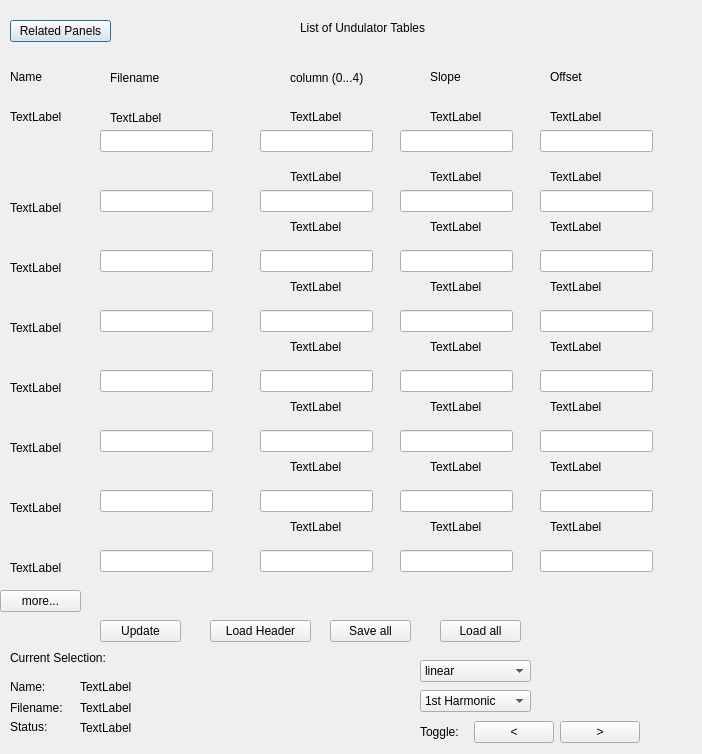
<?xml version="1.0" encoding="UTF-8"?>
<ui version="4.0">
 <class>selectDialog</class>
 <widget class="QDialog" name="selectDialog">
  <property name="geometry">
   <rect>
    <x>0</x>
    <y>0</y>
    <width>702</width>
    <height>754</height>
   </rect>
  </property>
  <property name="windowTitle">
   <string>Dialog</string>
  </property>
  <widget class="QLabel" name="label">
   <property name="geometry">
    <rect>
     <x>300</x>
     <y>20</y>
     <width>161</width>
     <height>16</height>
    </rect>
   </property>
   <property name="text">
    <string>List of Undulator Tables</string>
   </property>
  </widget>
  <widget class="QPushButton" name="pushButton">
   <property name="geometry">
    <rect>
     <x>10</x>
     <y>20</y>
     <width>101</width>
     <height>22</height>
    </rect>
   </property>
   <property name="text">
    <string>Related Panels</string>
   </property>
  </widget>
  <widget class="QLabel" name="label_2">
   <property name="geometry">
    <rect>
     <x>10</x>
     <y>70</y>
     <width>59</width>
     <height>14</height>
    </rect>
   </property>
   <property name="text">
    <string>Name</string>
   </property>
  </widget>
  <widget class="QLabel" name="label_3">
   <property name="geometry">
    <rect>
     <x>110</x>
     <y>70</y>
     <width>71</width>
     <height>16</height>
    </rect>
   </property>
   <property name="text">
    <string>Filename</string>
   </property>
  </widget>
  <widget class="QLabel" name="label_4">
   <property name="geometry">
    <rect>
     <x>290</x>
     <y>70</y>
     <width>91</width>
     <height>16</height>
    </rect>
   </property>
   <property name="text">
    <string>column (0...4)</string>
   </property>
  </widget>
  <widget class="QLabel" name="label_5">
   <property name="geometry">
    <rect>
     <x>430</x>
     <y>70</y>
     <width>59</width>
     <height>14</height>
    </rect>
   </property>
   <property name="text">
    <string>Slope</string>
   </property>
  </widget>
  <widget class="QLabel" name="label_6">
   <property name="geometry">
    <rect>
     <x>550</x>
     <y>70</y>
     <width>59</width>
     <height>14</height>
    </rect>
   </property>
   <property name="text">
    <string>Offset</string>
   </property>
  </widget>
  <widget class="QCALabel" name="label_7">
   <property name="geometry">
    <rect>
     <x>10</x>
     <y>110</y>
     <width>59</width>
     <height>14</height>
    </rect>
   </property>
   <property name="text">
    <string>TextLabel</string>
   </property>
   <property name="pv" stdset="0">
    <string>u411pgm1:idComment0</string>
   </property>
  </widget>
  <widget class="QCALabel" name="label_8">
   <property name="geometry">
    <rect>
     <x>110</x>
     <y>110</y>
     <width>161</width>
     <height>16</height>
    </rect>
   </property>
   <property name="text">
    <string>TextLabel</string>
   </property>
   <property name="pv" stdset="0">
    <string>u411pgm1:idName0</string>
   </property>
  </widget>
  <widget class="QCALabel" name="label_9">
   <property name="geometry">
    <rect>
     <x>290</x>
     <y>110</y>
     <width>59</width>
     <height>14</height>
    </rect>
   </property>
   <property name="text">
    <string>TextLabel</string>
   </property>
   <property name="pv" stdset="0">
    <string>u411pgm1:idHarmonic0</string>
   </property>
  </widget>
  <widget class="QCALabel" name="label_10">
   <property name="geometry">
    <rect>
     <x>430</x>
     <y>110</y>
     <width>59</width>
     <height>14</height>
    </rect>
   </property>
   <property name="text">
    <string>TextLabel</string>
   </property>
   <property name="pv" stdset="0">
    <string>u411pgm1:idSlope0</string>
   </property>
  </widget>
  <widget class="QCALabel" name="label_11">
   <property name="geometry">
    <rect>
     <x>550</x>
     <y>110</y>
     <width>59</width>
     <height>14</height>
    </rect>
   </property>
   <property name="text">
    <string>TextLabel</string>
   </property>
   <property name="pv" stdset="0">
    <string>u411pgm1:idOffset0</string>
   </property>
  </widget>
  <widget class="QCALabel" name="label_12">
   <property name="geometry">
    <rect>
     <x>10</x>
     <y>200</y>
     <width>81</width>
     <height>16</height>
    </rect>
   </property>
   <property name="text">
    <string>TextLabel</string>
   </property>
   <property name="pv" stdset="0">
    <string>u411pgm1:idComment1</string>
   </property>
  </widget>
  <widget class="QLineEdit" name="lineEdit">
   <property name="geometry">
    <rect>
     <x>100</x>
     <y>130</y>
     <width>113</width>
     <height>22</height>
    </rect>
   </property>
  </widget>
  <widget class="QLineEdit" name="lineEdit_2">
   <property name="geometry">
    <rect>
     <x>260</x>
     <y>130</y>
     <width>113</width>
     <height>22</height>
    </rect>
   </property>
  </widget>
  <widget class="QLineEdit" name="lineEdit_3">
   <property name="geometry">
    <rect>
     <x>400</x>
     <y>130</y>
     <width>113</width>
     <height>22</height>
    </rect>
   </property>
  </widget>
  <widget class="QLineEdit" name="lineEdit_4">
   <property name="geometry">
    <rect>
     <x>540</x>
     <y>130</y>
     <width>113</width>
     <height>22</height>
    </rect>
   </property>
  </widget>
  <widget class="QCALabel" name="label_13">
   <property name="geometry">
    <rect>
     <x>290</x>
     <y>170</y>
     <width>59</width>
     <height>14</height>
    </rect>
   </property>
   <property name="text">
    <string>TextLabel</string>
   </property>
   <property name="pv" stdset="0">
    <string>u411pgm1:idHarmonic1</string>
   </property>
  </widget>
  <widget class="QCALabel" name="label_14">
   <property name="geometry">
    <rect>
     <x>430</x>
     <y>170</y>
     <width>59</width>
     <height>14</height>
    </rect>
   </property>
   <property name="text">
    <string>TextLabel</string>
   </property>
   <property name="pv" stdset="0">
    <string>u411pgm1:idSlope1</string>
   </property>
  </widget>
  <widget class="QCALabel" name="label_15">
   <property name="geometry">
    <rect>
     <x>550</x>
     <y>170</y>
     <width>59</width>
     <height>14</height>
    </rect>
   </property>
   <property name="text">
    <string>TextLabel</string>
   </property>
   <property name="pv" stdset="0">
    <string>u411pgm1:idOffset1</string>
   </property>
  </widget>
  <widget class="QLineEdit" name="lineEdit_5">
   <property name="geometry">
    <rect>
     <x>100</x>
     <y>190</y>
     <width>113</width>
     <height>22</height>
    </rect>
   </property>
  </widget>
  <widget class="QCALabel" name="label_16">
   <property name="geometry">
    <rect>
     <x>10</x>
     <y>260</y>
     <width>81</width>
     <height>16</height>
    </rect>
   </property>
   <property name="text">
    <string>TextLabel</string>
   </property>
   <property name="pv" stdset="0">
    <string>u411pgm1:idComment2</string>
   </property>
  </widget>
  <widget class="QCALabel" name="label_17">
   <property name="geometry">
    <rect>
     <x>290</x>
     <y>220</y>
     <width>59</width>
     <height>14</height>
    </rect>
   </property>
   <property name="text">
    <string>TextLabel</string>
   </property>
   <property name="pv" stdset="0">
    <string>u411pgm1:idHarmonic2</string>
   </property>
  </widget>
  <widget class="QCALabel" name="label_18">
   <property name="geometry">
    <rect>
     <x>550</x>
     <y>220</y>
     <width>59</width>
     <height>14</height>
    </rect>
   </property>
   <property name="text">
    <string>TextLabel</string>
   </property>
   <property name="pv" stdset="0">
    <string>u411pgm1:idOffset2</string>
   </property>
  </widget>
  <widget class="QLineEdit" name="lineEdit_6">
   <property name="geometry">
    <rect>
     <x>100</x>
     <y>250</y>
     <width>113</width>
     <height>22</height>
    </rect>
   </property>
  </widget>
  <widget class="QCALabel" name="label_19">
   <property name="geometry">
    <rect>
     <x>430</x>
     <y>220</y>
     <width>59</width>
     <height>14</height>
    </rect>
   </property>
   <property name="text">
    <string>TextLabel</string>
   </property>
   <property name="pv" stdset="0">
    <string>u411pgm1:idSlope2</string>
   </property>
  </widget>
  <widget class="QLineEdit" name="lineEdit_7">
   <property name="geometry">
    <rect>
     <x>260</x>
     <y>190</y>
     <width>113</width>
     <height>22</height>
    </rect>
   </property>
  </widget>
  <widget class="QLineEdit" name="lineEdit_8">
   <property name="geometry">
    <rect>
     <x>400</x>
     <y>190</y>
     <width>113</width>
     <height>22</height>
    </rect>
   </property>
  </widget>
  <widget class="QLineEdit" name="lineEdit_9">
   <property name="geometry">
    <rect>
     <x>540</x>
     <y>190</y>
     <width>113</width>
     <height>22</height>
    </rect>
   </property>
  </widget>
  <widget class="QLineEdit" name="lineEdit_10">
   <property name="geometry">
    <rect>
     <x>260</x>
     <y>250</y>
     <width>113</width>
     <height>22</height>
    </rect>
   </property>
  </widget>
  <widget class="QLineEdit" name="lineEdit_11">
   <property name="geometry">
    <rect>
     <x>400</x>
     <y>250</y>
     <width>113</width>
     <height>22</height>
    </rect>
   </property>
  </widget>
  <widget class="QLineEdit" name="lineEdit_12">
   <property name="geometry">
    <rect>
     <x>540</x>
     <y>250</y>
     <width>113</width>
     <height>22</height>
    </rect>
   </property>
  </widget>
  <widget class="QLineEdit" name="lineEdit_13">
   <property name="geometry">
    <rect>
     <x>100</x>
     <y>310</y>
     <width>113</width>
     <height>22</height>
    </rect>
   </property>
  </widget>
  <widget class="QLineEdit" name="lineEdit_14">
   <property name="geometry">
    <rect>
     <x>540</x>
     <y>310</y>
     <width>113</width>
     <height>22</height>
    </rect>
   </property>
  </widget>
  <widget class="QLineEdit" name="lineEdit_15">
   <property name="geometry">
    <rect>
     <x>260</x>
     <y>310</y>
     <width>113</width>
     <height>22</height>
    </rect>
   </property>
  </widget>
  <widget class="QCALabel" name="label_20">
   <property name="geometry">
    <rect>
     <x>10</x>
     <y>320</y>
     <width>81</width>
     <height>16</height>
    </rect>
   </property>
   <property name="text">
    <string>TextLabel</string>
   </property>
   <property name="pv" stdset="0">
    <string>u411pgm1:idComment3</string>
   </property>
  </widget>
  <widget class="QLineEdit" name="lineEdit_16">
   <property name="geometry">
    <rect>
     <x>400</x>
     <y>310</y>
     <width>113</width>
     <height>22</height>
    </rect>
   </property>
  </widget>
  <widget class="QLineEdit" name="lineEdit_17">
   <property name="geometry">
    <rect>
     <x>100</x>
     <y>370</y>
     <width>113</width>
     <height>22</height>
    </rect>
   </property>
  </widget>
  <widget class="QLineEdit" name="lineEdit_18">
   <property name="geometry">
    <rect>
     <x>540</x>
     <y>370</y>
     <width>113</width>
     <height>22</height>
    </rect>
   </property>
  </widget>
  <widget class="QLineEdit" name="lineEdit_19">
   <property name="geometry">
    <rect>
     <x>260</x>
     <y>370</y>
     <width>113</width>
     <height>22</height>
    </rect>
   </property>
  </widget>
  <widget class="QCALabel" name="label_21">
   <property name="geometry">
    <rect>
     <x>10</x>
     <y>380</y>
     <width>81</width>
     <height>16</height>
    </rect>
   </property>
   <property name="text">
    <string>TextLabel</string>
   </property>
   <property name="pv" stdset="0">
    <string>u411pgm1:idComment4</string>
   </property>
  </widget>
  <widget class="QLineEdit" name="lineEdit_20">
   <property name="geometry">
    <rect>
     <x>400</x>
     <y>370</y>
     <width>113</width>
     <height>22</height>
    </rect>
   </property>
  </widget>
  <widget class="QLineEdit" name="lineEdit_21">
   <property name="geometry">
    <rect>
     <x>100</x>
     <y>430</y>
     <width>113</width>
     <height>22</height>
    </rect>
   </property>
  </widget>
  <widget class="QLineEdit" name="lineEdit_22">
   <property name="geometry">
    <rect>
     <x>540</x>
     <y>430</y>
     <width>113</width>
     <height>22</height>
    </rect>
   </property>
  </widget>
  <widget class="QLineEdit" name="lineEdit_23">
   <property name="geometry">
    <rect>
     <x>260</x>
     <y>430</y>
     <width>113</width>
     <height>22</height>
    </rect>
   </property>
  </widget>
  <widget class="QCALabel" name="label_22">
   <property name="geometry">
    <rect>
     <x>10</x>
     <y>440</y>
     <width>81</width>
     <height>16</height>
    </rect>
   </property>
   <property name="text">
    <string>TextLabel</string>
   </property>
   <property name="pv" stdset="0">
    <string>u411pgm1:idComment5</string>
   </property>
  </widget>
  <widget class="QLineEdit" name="lineEdit_24">
   <property name="geometry">
    <rect>
     <x>400</x>
     <y>430</y>
     <width>113</width>
     <height>22</height>
    </rect>
   </property>
  </widget>
  <widget class="QLineEdit" name="lineEdit_25">
   <property name="geometry">
    <rect>
     <x>100</x>
     <y>490</y>
     <width>113</width>
     <height>22</height>
    </rect>
   </property>
  </widget>
  <widget class="QLineEdit" name="lineEdit_26">
   <property name="geometry">
    <rect>
     <x>540</x>
     <y>490</y>
     <width>113</width>
     <height>22</height>
    </rect>
   </property>
  </widget>
  <widget class="QLineEdit" name="lineEdit_27">
   <property name="geometry">
    <rect>
     <x>260</x>
     <y>490</y>
     <width>113</width>
     <height>22</height>
    </rect>
   </property>
  </widget>
  <widget class="QCALabel" name="label_23">
   <property name="geometry">
    <rect>
     <x>10</x>
     <y>500</y>
     <width>81</width>
     <height>16</height>
    </rect>
   </property>
   <property name="text">
    <string>TextLabel</string>
   </property>
   <property name="pv" stdset="0">
    <string>u411pgm1:idComment6</string>
   </property>
  </widget>
  <widget class="QLineEdit" name="lineEdit_28">
   <property name="geometry">
    <rect>
     <x>400</x>
     <y>490</y>
     <width>113</width>
     <height>22</height>
    </rect>
   </property>
  </widget>
  <widget class="QLineEdit" name="lineEdit_29">
   <property name="geometry">
    <rect>
     <x>100</x>
     <y>550</y>
     <width>113</width>
     <height>22</height>
    </rect>
   </property>
  </widget>
  <widget class="QLineEdit" name="lineEdit_30">
   <property name="geometry">
    <rect>
     <x>540</x>
     <y>550</y>
     <width>113</width>
     <height>22</height>
    </rect>
   </property>
  </widget>
  <widget class="QLineEdit" name="lineEdit_31">
   <property name="geometry">
    <rect>
     <x>260</x>
     <y>550</y>
     <width>113</width>
     <height>22</height>
    </rect>
   </property>
  </widget>
  <widget class="QCALabel" name="label_24">
   <property name="geometry">
    <rect>
     <x>10</x>
     <y>560</y>
     <width>81</width>
     <height>16</height>
    </rect>
   </property>
   <property name="text">
    <string>TextLabel</string>
   </property>
   <property name="pv" stdset="0">
    <string>u411pgm1:idComment7</string>
   </property>
  </widget>
  <widget class="QLineEdit" name="lineEdit_32">
   <property name="geometry">
    <rect>
     <x>400</x>
     <y>550</y>
     <width>113</width>
     <height>22</height>
    </rect>
   </property>
  </widget>
  <widget class="QCALabel" name="label_25">
   <property name="geometry">
    <rect>
     <x>430</x>
     <y>280</y>
     <width>59</width>
     <height>14</height>
    </rect>
   </property>
   <property name="text">
    <string>TextLabel</string>
   </property>
   <property name="pv" stdset="0">
    <string>u411pgm1:idSlope3</string>
   </property>
  </widget>
  <widget class="QCALabel" name="label_26">
   <property name="geometry">
    <rect>
     <x>550</x>
     <y>280</y>
     <width>59</width>
     <height>14</height>
    </rect>
   </property>
   <property name="text">
    <string>TextLabel</string>
   </property>
   <property name="pv" stdset="0">
    <string>u411pgm1:idOffset3</string>
   </property>
  </widget>
  <widget class="QCALabel" name="label_27">
   <property name="geometry">
    <rect>
     <x>290</x>
     <y>280</y>
     <width>59</width>
     <height>14</height>
    </rect>
   </property>
   <property name="text">
    <string>TextLabel</string>
   </property>
   <property name="pv" stdset="0">
    <string>u411pgm1:idHarmonic3</string>
   </property>
  </widget>
  <widget class="QCALabel" name="label_28">
   <property name="geometry">
    <rect>
     <x>430</x>
     <y>340</y>
     <width>59</width>
     <height>14</height>
    </rect>
   </property>
   <property name="text">
    <string>TextLabel</string>
   </property>
   <property name="pv" stdset="0">
    <string>u411pgm1:idSlope4</string>
   </property>
  </widget>
  <widget class="QCALabel" name="label_29">
   <property name="geometry">
    <rect>
     <x>550</x>
     <y>340</y>
     <width>59</width>
     <height>14</height>
    </rect>
   </property>
   <property name="text">
    <string>TextLabel</string>
   </property>
   <property name="pv" stdset="0">
    <string>u411pgm1:idOffset4</string>
   </property>
  </widget>
  <widget class="QCALabel" name="label_30">
   <property name="geometry">
    <rect>
     <x>290</x>
     <y>340</y>
     <width>59</width>
     <height>14</height>
    </rect>
   </property>
   <property name="text">
    <string>TextLabel</string>
   </property>
   <property name="pv" stdset="0">
    <string>u411pgm1:idHarmonic4</string>
   </property>
  </widget>
  <widget class="QCALabel" name="label_31">
   <property name="geometry">
    <rect>
     <x>430</x>
     <y>400</y>
     <width>59</width>
     <height>14</height>
    </rect>
   </property>
   <property name="text">
    <string>TextLabel</string>
   </property>
   <property name="pv" stdset="0">
    <string>u411pgm1:idSlope5</string>
   </property>
  </widget>
  <widget class="QCALabel" name="label_32">
   <property name="geometry">
    <rect>
     <x>550</x>
     <y>400</y>
     <width>59</width>
     <height>14</height>
    </rect>
   </property>
   <property name="text">
    <string>TextLabel</string>
   </property>
   <property name="pv" stdset="0">
    <string>u411pgm1:idOffset5</string>
   </property>
  </widget>
  <widget class="QCALabel" name="label_33">
   <property name="geometry">
    <rect>
     <x>290</x>
     <y>400</y>
     <width>59</width>
     <height>14</height>
    </rect>
   </property>
   <property name="text">
    <string>TextLabel</string>
   </property>
   <property name="pv" stdset="0">
    <string>u411pgm1:idHarmonic5</string>
   </property>
  </widget>
  <widget class="QCALabel" name="label_34">
   <property name="geometry">
    <rect>
     <x>430</x>
     <y>460</y>
     <width>59</width>
     <height>14</height>
    </rect>
   </property>
   <property name="text">
    <string>TextLabel</string>
   </property>
   <property name="pv" stdset="0">
    <string>u411pgm1:idSlope6</string>
   </property>
  </widget>
  <widget class="QCALabel" name="label_35">
   <property name="geometry">
    <rect>
     <x>550</x>
     <y>460</y>
     <width>59</width>
     <height>14</height>
    </rect>
   </property>
   <property name="text">
    <string>TextLabel</string>
   </property>
   <property name="pv" stdset="0">
    <string>u411pgm1:idOffset6</string>
   </property>
  </widget>
  <widget class="QCALabel" name="label_36">
   <property name="geometry">
    <rect>
     <x>290</x>
     <y>460</y>
     <width>59</width>
     <height>14</height>
    </rect>
   </property>
   <property name="text">
    <string>TextLabel</string>
   </property>
   <property name="pv" stdset="0">
    <string>u411pgm1:idHarmonic6</string>
   </property>
  </widget>
  <widget class="QCALabel" name="label_37">
   <property name="geometry">
    <rect>
     <x>430</x>
     <y>520</y>
     <width>59</width>
     <height>14</height>
    </rect>
   </property>
   <property name="text">
    <string>TextLabel</string>
   </property>
   <property name="pv" stdset="0">
    <string>u411pgm1:idSlope7</string>
   </property>
  </widget>
  <widget class="QCALabel" name="label_38">
   <property name="geometry">
    <rect>
     <x>550</x>
     <y>520</y>
     <width>59</width>
     <height>14</height>
    </rect>
   </property>
   <property name="text">
    <string>TextLabel</string>
   </property>
   <property name="pv" stdset="0">
    <string>u411pgm1:idOffset7</string>
   </property>
  </widget>
  <widget class="QCALabel" name="label_39">
   <property name="geometry">
    <rect>
     <x>290</x>
     <y>520</y>
     <width>59</width>
     <height>14</height>
    </rect>
   </property>
   <property name="text">
    <string>TextLabel</string>
   </property>
   <property name="pv" stdset="0">
    <string>u411pgm1:idHarmonic7</string>
   </property>
  </widget>
  <widget class="QPushButton" name="pushButton_2">
   <property name="geometry">
    <rect>
     <x>0</x>
     <y>590</y>
     <width>81</width>
     <height>22</height>
    </rect>
   </property>
   <property name="text">
    <string>more...</string>
   </property>
  </widget>
  <widget class="QCAPushButton" name="pushButton_3">
   <property name="geometry">
    <rect>
     <x>100</x>
     <y>620</y>
     <width>81</width>
     <height>22</height>
    </rect>
   </property>
   <property name="text">
    <string>Update</string>
   </property>
   <property name="pv" stdset="0">
    <string>u411pgm1:idupname1</string>
   </property>
  </widget>
  <widget class="QCAPushButton" name="pushButton_4">
   <property name="geometry">
    <rect>
     <x>210</x>
     <y>620</y>
     <width>101</width>
     <height>22</height>
    </rect>
   </property>
   <property name="text">
    <string>Load Header</string>
   </property>
   <property name="pv" stdset="0">
    <string>u411pgm1:idSelectLoad</string>
   </property>
  </widget>
  <widget class="QCAPushButton" name="pushButton_5">
   <property name="geometry">
    <rect>
     <x>330</x>
     <y>620</y>
     <width>81</width>
     <height>22</height>
    </rect>
   </property>
   <property name="text">
    <string>Save all</string>
   </property>
   <property name="pv" stdset="0">
    <string>u411pgm1:loIdConfig</string>
   </property>
  </widget>
  <widget class="QCAPushButton" name="pushButton_6">
   <property name="geometry">
    <rect>
     <x>440</x>
     <y>620</y>
     <width>81</width>
     <height>22</height>
    </rect>
   </property>
   <property name="text">
    <string>Load all</string>
   </property>
   <property name="pv" stdset="0">
    <string>u411pgm1:idSelectLoad</string>
   </property>
  </widget>
  <widget class="QLabel" name="label_40">
   <property name="geometry">
    <rect>
     <x>10</x>
     <y>650</y>
     <width>121</width>
     <height>16</height>
    </rect>
   </property>
   <property name="text">
    <string>Current Selection:</string>
   </property>
  </widget>
  <widget class="QLabel" name="label_41">
   <property name="geometry">
    <rect>
     <x>10</x>
     <y>680</y>
     <width>59</width>
     <height>14</height>
    </rect>
   </property>
   <property name="text">
    <string>Name:</string>
   </property>
  </widget>
  <widget class="QCALabel" name="label_42">
   <property name="geometry">
    <rect>
     <x>80</x>
     <y>680</y>
     <width>59</width>
     <height>14</height>
    </rect>
   </property>
   <property name="text">
    <string>TextLabel</string>
   </property>
   <property name="pv" stdset="0">
    <string>u411pgm1:idMbbiIndex</string>
   </property>
  </widget>
  <widget class="QLabel" name="label_43">
   <property name="geometry">
    <rect>
     <x>10</x>
     <y>700</y>
     <width>71</width>
     <height>16</height>
    </rect>
   </property>
   <property name="text">
    <string>Filename:</string>
   </property>
  </widget>
  <widget class="QCALabel" name="label_44">
   <property name="geometry">
    <rect>
     <x>80</x>
     <y>700</y>
     <width>141</width>
     <height>16</height>
    </rect>
   </property>
   <property name="text">
    <string>TextLabel</string>
   </property>
   <property name="pv" stdset="0">
    <string>u411pgm1:idFilename</string>
   </property>
  </widget>
  <widget class="QLabel" name="label_45">
   <property name="geometry">
    <rect>
     <x>10</x>
     <y>720</y>
     <width>59</width>
     <height>14</height>
    </rect>
   </property>
   <property name="text">
    <string>Status:</string>
   </property>
  </widget>
  <widget class="QCALabel" name="label_46">
   <property name="geometry">
    <rect>
     <x>80</x>
     <y>720</y>
     <width>101</width>
     <height>16</height>
    </rect>
   </property>
   <property name="text">
    <string>TextLabel</string>
   </property>
   <property name="pv" stdset="0">
    <string>u411pgm1:idStatusLoad</string>
   </property>
  </widget>
  <widget class="QCAComboBox" name="comboBox">
   <property name="geometry">
    <rect>
     <x>420</x>
     <y>660</y>
     <width>111</width>
     <height>22</height>
    </rect>
   </property>
   <property name="pv" stdset="0">
    <string>u411pgm1:idMbboIndex</string>
   </property>
   <item>
    <property name="text">
     <string>linear</string>
    </property>
   </item>
   <item>
    <property name="text">
     <string>-unused-</string>
    </property>
   </item>
   <item>
    <property name="text">
     <string>-unused-</string>
    </property>
   </item>
   <item>
    <property name="text">
     <string>-unused-</string>
    </property>
   </item>
   <item>
    <property name="text">
     <string>-unused-</string>
    </property>
   </item>
   <item>
    <property name="text">
     <string>-unused-</string>
    </property>
   </item>
   <item>
    <property name="text">
     <string>-unused-</string>
    </property>
   </item>
   <item>
    <property name="text">
     <string>-unused-</string>
    </property>
   </item>
   <item>
    <property name="text">
     <string>-unused-</string>
    </property>
   </item>
   <item>
    <property name="text">
     <string>-unused-</string>
    </property>
   </item>
   <item>
    <property name="text">
     <string>-unused-</string>
    </property>
   </item>
   <item>
    <property name="text">
     <string>-unused-</string>
    </property>
   </item>
   <item>
    <property name="text">
     <string>-unused-</string>
    </property>
   </item>
   <item>
    <property name="text">
     <string>-unused-</string>
    </property>
   </item>
   <item>
    <property name="text">
     <string>-unused-</string>
    </property>
   </item>
   <item>
    <property name="text">
     <string>-unused-</string>
    </property>
   </item>
  </widget>
  <widget class="QCAComboBox" name="comboBox_2">
   <property name="geometry">
    <rect>
     <x>420</x>
     <y>690</y>
     <width>111</width>
     <height>22</height>
    </rect>
   </property>
   <property name="pv" stdset="0">
    <string>u411pgm1:Harmonic</string>
   </property>
   <item>
    <property name="text">
     <string>1st Harmonic</string>
    </property>
   </item>
   <item>
    <property name="text">
     <string>3rd Harmonic</string>
    </property>
   </item>
   <item>
    <property name="text">
     <string>5th Harmonic</string>
    </property>
   </item>
   <item>
    <property name="text">
     <string>7th Harmonic</string>
    </property>
   </item>
   <item>
    <property name="text">
     <string>Max Flux</string>
    </property>
   </item>
   <item>
    <property name="text">
     <string>Auto</string>
    </property>
   </item>
  </widget>
  <widget class="QWidget" name="layoutWidget">
   <property name="geometry">
    <rect>
     <x>420</x>
     <y>720</y>
     <width>220</width>
     <height>24</height>
    </rect>
   </property>
   <layout class="QHBoxLayout" name="horizontalLayout">
    <item>
     <widget class="QLabel" name="label_47">
      <property name="text">
       <string>Toggle:</string>
      </property>
     </widget>
    </item>
    <item>
     <widget class="QCAPushButton" name="pushButton_7">
      <property name="text">
       <string>&lt;</string>
      </property>
      <property name="pv" stdset="0">
       <string>u411pgm1:idToggleIndex</string>
      </property>
     </widget>
    </item>
    <item>
     <widget class="QCAPushButton" name="pushButton_8">
      <property name="text">
       <string>&gt;</string>
      </property>
      <property name="pv" stdset="0">
       <string>u411pgm1:idToggleIndex</string>
      </property>
     </widget>
    </item>
   </layout>
  </widget>
 </widget>
 <customwidgets>
  <customwidget>
   <class>QCALabel</class>
   <extends>QLabel</extends>
   <header>qcalabel.h</header>
  </customwidget>
  <customwidget>
   <class>QCAPushButton</class>
   <extends>QPushButton</extends>
   <header>qcapushbutton.h</header>
  </customwidget>
  <customwidget>
   <class>QCAComboBox</class>
   <extends>QComboBox</extends>
   <header>qcacombobox.h</header>
  </customwidget>
 </customwidgets>
 <resources/>
 <connections/>
</ui>
